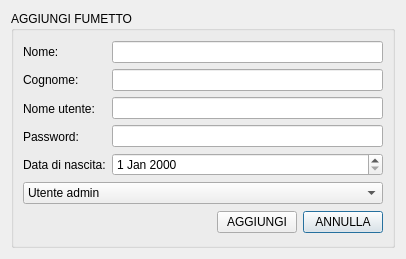
<?xml version="1.0" encoding="UTF-8"?>
<ui version="4.0">
 <class>formadduser</class>
 <widget class="QDialog" name="formadduser">
  <property name="geometry">
   <rect>
    <x>0</x>
    <y>0</y>
    <width>406</width>
    <height>259</height>
   </rect>
  </property>
  <property name="windowTitle">
   <string>Dialog</string>
  </property>
  <layout class="QGridLayout" name="gridLayout">
   <item row="0" column="1">
    <widget class="QGroupBox" name="groupBox">
     <property name="title">
      <string>AGGIUNGI FUMETTO</string>
     </property>
     <layout class="QGridLayout" name="gridLayout_3">
      <item row="0" column="0">
       <layout class="QVBoxLayout" name="verticalLayout">
        <item>
         <layout class="QHBoxLayout" name="horizontalLayout">
          <item>
           <layout class="QVBoxLayout" name="verticalLayout_2">
            <item>
             <widget class="QLabel" name="label_2">
              <property name="text">
               <string>Nome:</string>
              </property>
             </widget>
            </item>
            <item>
             <widget class="QLabel" name="label_3">
              <property name="text">
               <string>Cognome:</string>
              </property>
             </widget>
            </item>
            <item>
             <widget class="QLabel" name="label_5">
              <property name="text">
               <string>Nome utente:</string>
              </property>
             </widget>
            </item>
            <item>
             <widget class="QLabel" name="label_4">
              <property name="text">
               <string>Password:</string>
              </property>
             </widget>
            </item>
            <item>
             <widget class="QLabel" name="label">
              <property name="text">
               <string>Data di nascita:</string>
              </property>
             </widget>
            </item>
           </layout>
          </item>
          <item>
           <layout class="QVBoxLayout" name="verticalLayout_3">
            <item>
             <widget class="QLineEdit" name="lineName"/>
            </item>
            <item>
             <widget class="QLineEdit" name="lineSN"/>
            </item>
            <item>
             <widget class="QLineEdit" name="lineUN"/>
            </item>
            <item>
             <widget class="QLineEdit" name="linePass"/>
            </item>
            <item>
             <widget class="QDateEdit" name="dateofB"/>
            </item>
           </layout>
          </item>
         </layout>
        </item>
        <item>
         <widget class="QComboBox" name="comboUType">
          <property name="editable">
           <bool>false</bool>
          </property>
          <property name="currentText">
           <string>Utente admin</string>
          </property>
          <item>
           <property name="text">
            <string>Utente admin</string>
           </property>
          </item>
          <item>
           <property name="text">
            <string>Utente normale</string>
           </property>
          </item>
         </widget>
        </item>
       </layout>
      </item>
      <item row="1" column="0">
       <layout class="QGridLayout" name="gridLayout_2">
        <item row="0" column="3">
         <widget class="QPushButton" name="addUserCancel">
          <property name="text">
           <string>ANNULLA</string>
          </property>
         </widget>
        </item>
        <item row="0" column="2">
         <widget class="QPushButton" name="addUser">
          <property name="text">
           <string>AGGIUNGI</string>
          </property>
         </widget>
        </item>
        <item row="0" column="1">
         <spacer name="horizontalSpacer">
          <property name="orientation">
           <enum>Qt::Horizontal</enum>
          </property>
          <property name="sizeHint" stdset="0">
           <size>
            <width>40</width>
            <height>20</height>
           </size>
          </property>
         </spacer>
        </item>
       </layout>
      </item>
     </layout>
    </widget>
   </item>
  </layout>
 </widget>
 <resources/>
 <connections/>
</ui>
